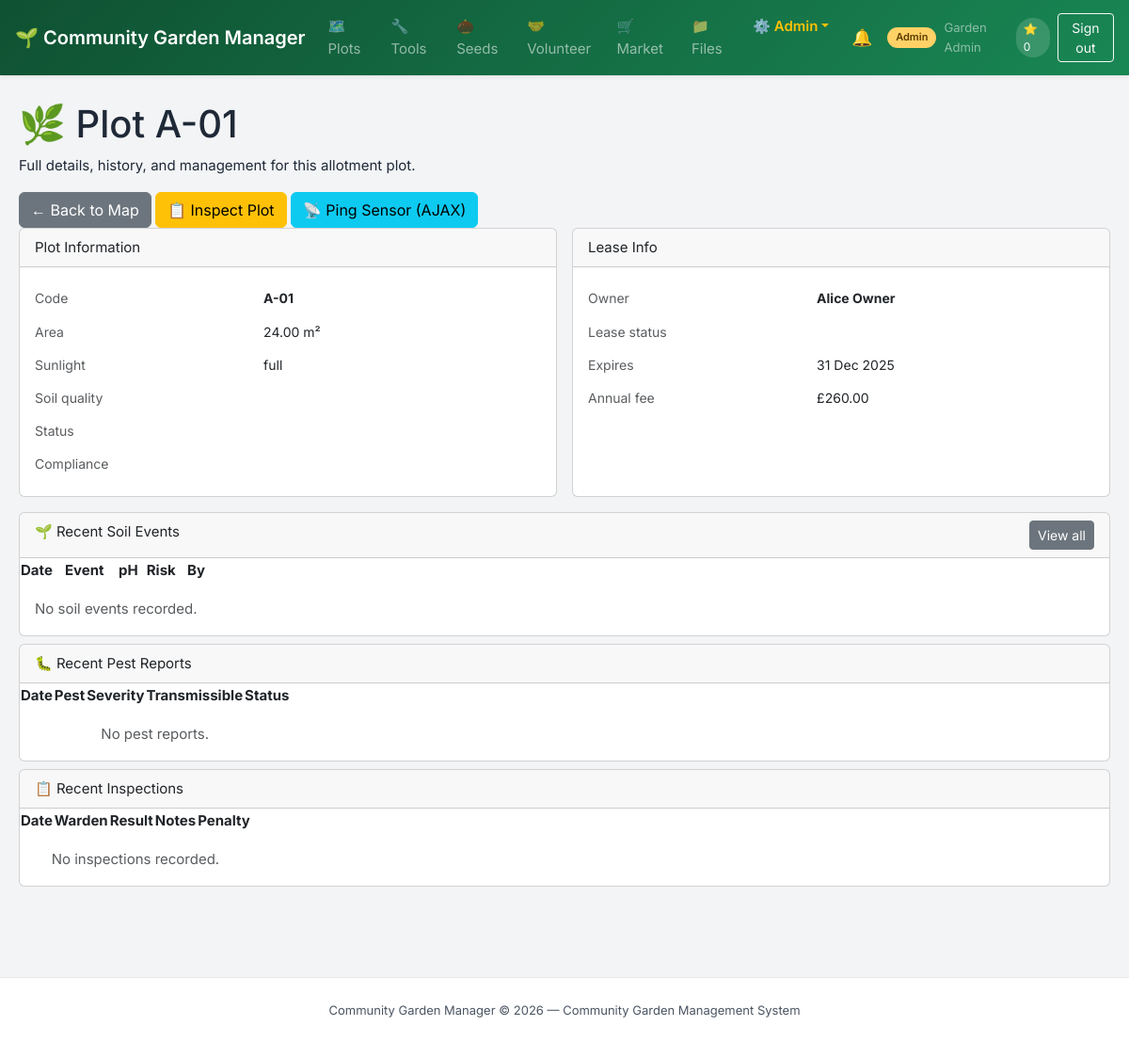
The page /modules/land/plot_detail.php?id=1 (signed in) on the database its author committed.
### tables this page shows
CREATE TABLE `leases` (
  `id` int(11) NOT NULL AUTO_INCREMENT,
  `plot_id` int(11) NOT NULL,
  `user_id` int(11) NOT NULL,
  `start_date` date NOT NULL,
  `end_date` date NOT NULL,
  `base_fee` decimal(10,2) NOT NULL,
  `soil_multiplier` decimal(4,2) DEFAULT 1.00,
  `membership_discount` decimal(4,2) DEFAULT 0.00,
  `total_fee` decimal(10,2) NOT NULL,
  `status` enum('active','expired','terminated','grace_period') DEFAULT 'active',
  `created_at` timestamp NOT NULL DEFAULT current_timestamp(),
  PRIMARY KEY (`id`),
  KEY `plot_id` (`plot_id`),
  KEY `user_id` (`user_id`),
  CONSTRAINT `leases_ibfk_1` FOREIGN KEY (`plot_id`) REFERENCES `plots` (`id`),
  CONSTRAINT `leases_ibfk_2` FOREIGN KEY (`user_id`) REFERENCES `users` (`id`)
);

CREATE TABLE `plots` (
  `id` int(11) NOT NULL AUTO_INCREMENT,
  `plot_code` varchar(20) NOT NULL,
  `boundary_coords` text DEFAULT NULL,
  `area_sqm` decimal(8,2) DEFAULT NULL,
  `sunlight_level` enum('full','partial','shade') DEFAULT 'full',
  `soil_quality` enum('premium','standard','poor') DEFAULT 'standard',
  `status` enum('available','occupied','maintenance','reserved') DEFAULT 'available',
  `compliance_status` enum('compliant','warning','violation') DEFAULT 'compliant',
  `lat` decimal(10,8) DEFAULT NULL,
  `lng` decimal(11,8) DEFAULT NULL,
  `grid_x` tinyint(3) unsigned DEFAULT NULL,
  `grid_y` tinyint(3) unsigned DEFAULT NULL,
  `created_at` timestamp NOT NULL DEFAULT current_timestamp(),
  PRIMARY KEY (`id`),
  UNIQUE KEY `plot_code` (`plot_code`),
  UNIQUE KEY `unique_grid_cell` (`grid_x`,`grid_y`)
);

CREATE TABLE `users` (
  `id` int(11) NOT NULL AUTO_INCREMENT,
  `full_name` varchar(100) NOT NULL,
  `email` varchar(150) NOT NULL,
  `password_hash` varchar(255) NOT NULL,
  `role_id` int(11) NOT NULL DEFAULT 5,
  `phone` varchar(20) DEFAULT NULL,
  `gate_code` varchar(20) DEFAULT NULL,
  `membership_status` enum('standard','premium','senior') DEFAULT 'standard',
  `community_points` int(11) DEFAULT 0,
  `karma_points` int(11) DEFAULT 0,
  `seed_bank_credits` int(11) DEFAULT 0,
  `residency_months` int(11) DEFAULT 0,
  `is_active` tinyint(1) DEFAULT 1,
  `created_at` timestamp NOT NULL DEFAULT current_timestamp(),
  PRIMARY KEY (`id`),
  UNIQUE KEY `email` (`email`),
  UNIQUE KEY `gate_code` (`gate_code`),
  KEY `role_id` (`role_id`),
  CONSTRAINT `users_ibfk_1` FOREIGN KEY (`role_id`) REFERENCES `roles` (`id`)
);

### core/Controller.php (called while the page is built, shortened)
<?php
abstract class Controller {
    protected function model($model) {
        return new $model();
    }
    protected function view($view, $data = []) {
        extract($data);
        require_once __DIR__ . '/../views/' . $view . '.php';
    }
}

### controllers/PlotController.php (called while the page is built, shortened)
<?php
require_once __DIR__ . '/../core/Controller.php';
class PlotController extends Controller {
    public function detail($user) {
        $model = $this->model('PlotModel');
        $id = (int)($_GET['id'] ?? 0);
        $plot = $model->getPlotDetail($id);
        $soilEvents = $model->getSoilEvents($id);
        $pestReports = $model->getPestReports($id);
        $inspections = $model->getInspections($id);
        $this->view('land_plot_detail', [
            'user' => $user,
            'id' => $id,
            'plot' => $plot,
            'soilEvents' => $soilEvents,
            'pestReports' => $pestReports,
            'inspections' => $inspections,
            'pageTitle' => 'Plot Details'
        ]);
    }
}

### modules/land/plot_detail.php (called while the page is built, shortened)
<?php
require_once __DIR__ . '/../../config/db.php';
require_once __DIR__ . '/../../config/constants.php';
$user      = requireLogin();
require_once __DIR__ . '/../../controllers/PlotController.php';
$controller = new PlotController();
$controller->detail($user);

### config/db.php (called while the page is built, shortened)
<?php
class Database {
    private static $instance = null;
    private $connection;
    private function __construct() {
        $dsn = "mysql:host=" . DB_HOST . ";port=" . DB_PORT . ";dbname=" . DB_NAME . ";charset=utf8mb4";
        try {
            $this->connection = new PDO($dsn, DB_USER, DB_PASS, [
                PDO::ATTR_ERRMODE => PDO::ERRMODE_EXCEPTION,
                PDO::ATTR_DEFAULT_FETCH_MODE => PDO::FETCH_ASSOC,
                PDO::ATTR_EMULATE_PREPARES => false,
            ]);
        } catch (PDOException $e) {
            die(json_encode(["error" => "Database connection failed: " . $e->getMessage()]));
        }
    }
    public static function getInstance() {
        if (self::$instance === null) {
            self::$instance = new Database();
        }
        return self::$instance;
    }
    public function getConnection() {
        return $this->connection;
    }
}

### core/Model.php (called while the page is built, shortened)
<?php
require_once __DIR__ . '/../config/db.php';
abstract class Model {
    public function __construct() {
        $this->db = Database::getInstance()->getConnection();
    }
}

### models/PlotModel.php (called while the page is built, shortened)
<?php
require_once __DIR__ . '/../core/Model.php';
class PlotModel extends Model {
    public function getPlotDetail($id) {
        $stmt = $this->db->prepare("SELECT p.*, l.user_id AS owner_id, l.end_date, l.total_fee, l.status AS lease_status, u.full_name AS owner_name
                      FROM plots p LEFT JOIN leases l ON l.plot_id=p.id AND l.status='active' LEFT JOIN users u ON l.user_id=u.id WHERE p.id=?");
        $stmt->execute([$id]);
        $plot = $stmt->fetch();
        if ($plot) {
            $plot['status'] = $plot['status'] ?? 'available';
            if (!empty($plot['lease_status']) && $plot['lease_status'] === 'active') {
                $plot['status'] = 'occupied';
            }
            $plot['compliance_status'] = $plot['compliance_status'] ?? 'compliant';
            $plot['plot_code'] = $plot['plot_code'] ?? 'Unknown';
            $plot['area_sqm'] = $plot['area_sqm'] ?? 0;
            $plot['sunlight_level'] = $plot['sunlight_level'] ?? 'medium';
            $plot['soil_quality'] = $plot['soil_quality'] ?? 'medium';
        }
        return $plot;
    }
    public function getSoilEvents($plotId, $limit=5) {
        $limit = (int)$limit;
        $stmt = $this->db->prepare("SELECT se.*, u.full_name FROM soil_events se JOIN users u ON se.user_id=u.id WHERE se.plot_id=? ORDER BY se.recorded_at DESC LIMIT {$limit}");
        $stmt->execute([$plotId]);
        return $stmt->fetchAll();
    }
    public function getPestReports($plotId, $limit=5) {
        $limit = (int)$limit;
        $stmt = $this->db->prepare("SELECT * FROM pest_reports WHERE plot_id=? ORDER BY reported_at DESC LIMIT {$limit}");
        $stmt->execute([$plotId]);
        return $stmt->fetchAll();
    }
    public function getInspections($plotId, $limit=3) {
        $limit = (int)$limit;
        $stmt = $this->db->prepare("SELECT i.*, u.full_name AS warden FROM inspections i JOIN users u ON i.warden_id=u.id WHERE i.plot_id=? ORDER BY i.inspected_at DESC LIMIT {$limit}");
        $stmt->execute([$plotId]);
        return $stmt->fetchAll();
    }
}

### config/constants.php (called while the page is built, shortened)
<?php
function e(string $s): string {
    return htmlspecialchars($s, ENT_QUOTES | ENT_SUBSTITUTE, 'UTF-8');
}

### views/land_plot_detail.php (the view, shortened to what this page needs)
<?php require_once __DIR__ . '/../includes/header.php'; ?>
<div class="page-header">
    <h1>🌿 Plot <?= e($plot['plot_code']) ?></h1>
    <p>Full details, history, and management for this allotment plot.</p>
</div>
<div class="page-actions">
    <a href="plots.php" class="btn btn-secondary">← Back to Map</a>
    <?php if (in_array($user['role_name'],['admin','warden'])): ?>
        <a href="pest_report.php" class="btn btn-warning">📋 Inspect Plot</a>
    <?php endif; ?>
    <button id="ajaxPingBtn" class="btn btn-info" onclick="pingSensor(<?= $id ?>)">📡 Ping Sensor (AJAX)</button>
</div>
<div style="display:grid;grid-template-columns:1fr 1fr;gap:1rem;margin-bottom:1rem">
    <div class="card">
        <div class="card-header">Plot Information</div>
        <div class="card-body">
            <table style="width:100%;font-size:14px">
                <tr><td class="text-muted" style="padding:.4rem 0;width:45%">Code</td><td><strong><?= e($plot['plot_code']) ?></strong></td></tr>
                <tr><td class="text-muted" style="padding:.4rem 0">Area</td><td><?= e($plot['area_sqm']) ?> m²</td></tr>
                <tr><td class="text-muted" style="padding:.4rem 0">Sunlight</td><td><?= e($plot['sunlight_level']) ?></td></tr>
                <tr><td class="text-muted" style="padding:.4rem 0">Soil quality</td><td><span class="badge badge-<?= ['premium'=>'success','standard'=>'info','poor'=>'warning'][$plot['soil_quality']]??'secondary' ?>"><?= e($plot['soil_quality']) ?></span></td></tr>
                <tr><td class="text-muted" style="padding:.4rem 0">Status</td><td><span class="badge badge-<?= ['available'=>'success','occupied'=>'danger','maintenance'=>'warning'][$plot['status']]??'secondary' ?>"><?= e($plot['status']) ?></span></td></tr>
                <tr><td class="text-muted" style="padding:.4rem 0">Compliance</td><td><span class="badge badge-<?= ['compliant'=>'success','warning'=>'warning','violation'=>'danger'][$plot['compliance_status']]??'secondary' ?>"><?= e($plot['compliance_status']) ?></span></td></tr>
            </table>
        </div>
    </div>
    <div class="card">
        <div class="card-header">Lease Info</div>
        <div class="card-body">
            <?php if ($plot['owner_name']): ?>
            <table style="width:100%;font-size:14px">
                <tr><td class="text-muted" style="padding:.4rem 0;width:45%">Owner</td><td><strong><?= e($plot['owner_name']) ?></strong></td></tr>
                <tr><td class="text-muted" style="padding:.4rem 0">Lease status</td><td><span class="badge badge-success"><?= e($plot['lease_status']) ?></span></td></tr>
                <tr><td class="text-muted" style="padding:.4rem 0">Expires</td><td><?= date('d M Y', strtotime($plot['end_date'])) ?></td></tr>
                <tr><td class="text-muted" style="padding:.4rem 0">Annual fee</td><td>£<?= number_format((float)$plot['total_fee'],2) ?></td></tr>
            </table>
            <?php endif; ?>
        </div>
    </div>
</div>
<div class="card mb-2">
    <div class="card-header">🌱 Recent Soil Events <a href="soil.php?plot_id=<?= $id ?>" class="btn btn-sm btn-secondary" style="float:right">View all</a></div>
    <div class="table-wrap">
        <table>
            <thead><tr><th>Date</th><th>Event</th><th>pH</th><th>Risk</th><th>By</th></tr></thead>
            <tbody>
            <?php if ($soilEvents): foreach ($soilEvents as $se): ?>
            <tr>
                <td><?= date('d M Y', strtotime($se['recorded_at'])) ?></td>
                <td><?= e(str_replace('_',' ',$se['event_type'])) ?></td>
                <td><?= $se['ph_level'] !== null ? $se['ph_level'] : '—' ?></td>
                <td><?= $se['is_at_risk'] ? '<span class="badge badge-danger">⚠️ At risk</span>' : '<span class="badge badge-success">OK</span>' ?></td>
                <td><?= e($se['full_name']) ?></td>
            </tr>
            <?php endforeach; else: ?>
            <tr><td colspan="5" class="text-muted" style="text-align:center;padding:1rem">No soil events recorded.</td></tr>
            <?php endif; ?>
            </tbody>
        </table>
    </div>
</div>
<div class="card mb-2">
    <div class="card-header">🐛 Recent Pest Reports</div>
    <div class="table-wrap">
        <table>
            <thead><tr><th>Date</th><th>Pest</th><th>Severity</th><th>Transmissible</th><th>Status</th></tr></thead>
            <tbody>
            <?php if ($pestReports): foreach ($pestReports as $pr): ?>
            <tr>
                <td><?= date('d M Y', strtotime($pr['reported_at'])) ?></td>
                <td><?= e($pr['pest_type']) ?></td>
                <td><span class="badge badge-<?= ['low'=>'info','medium'=>'warning','high'=>'danger'][$pr['severity']]??'secondary' ?>"><?= e($pr['severity']) ?></span></td>
                <td><?= $pr['is_transmissible'] ? '⚠️ Yes' : 'No' ?></td>
                <td><span class="badge badge-<?= ['open'=>'warning','resolved'=>'success'][$pr['status']]??'secondary' ?>"><?= e($pr['status']) ?></span></td>
            </tr>
            <?php endforeach; else: ?>
            <tr><td colspan="5" class="text-muted" style="text-align:center;padding:1rem">No pest reports.</td></tr>
            <?php endif; ?>
            </tbody>
        </table>
    </div>
</div>
<div class="card">
    <div class="card-header">📋 Recent Inspections</div>
    <div class="table-wrap">
        <table>
            <thead><tr><th>Date</th><th>Warden</th><th>Result</th><th>Notes</th><th>Penalty</th></tr></thead>
            <tbody>
            <?php if ($inspections): foreach ($inspections as $ins): ?>
            <tr>
                <td><?= date('d M Y', strtotime($ins['inspected_at'])) ?></td>
                <td><?= e($ins['warden']) ?></td>
                <td><span class="badge badge-<?= ['pass'=>'success','warning'=>'warning','fail'=>'danger'][$ins['result']]??'secondary' ?>"><?= e($ins['result']) ?></span></td>
                <td><?= e(substr($ins['notes'],0,60)) ?>...</td>
                <td><?= $ins['penalty_applied']>0 ? '£'.number_format($ins['penalty_applied'],2) : '—' ?></td>
            </tr>
            <?php endforeach; else: ?>
            <tr><td colspan="5" class="text-muted" style="text-align:center;padding:1rem">No inspections recorded.</td></tr>
            <?php endif; ?>
            </tbody>
        </table>
    </div>
</div>
<?php require_once __DIR__ . '/../includes/footer.php'; ?>

### assets/css/style.css (style rules this page uses)
:root { --green-dark: #0f5132; --green-mid: #198754; --green-light: #4ade80; --green-pale: #D1FAE5; --amber: #F59E0B; --amber-dark: #B45309; --coral: #EF4444; --blue: #3B82F6; --blue-pale: #DBEAFE; --gray-100: #F3F4F6; --gray-200: #E5E7EB; --gray-400: #9CA3AF; --gray-600: #4B5563; --gray-800: #1F2937; --white: #ffffff; --shadow-sm: 0 1px 3px rgba(0, 0, 0, 0.1), 0 1px 2px rgba(0, 0, 0, 0.06); --shadow-md: 0 4px 6px -1px rgba(0, 0, 0, 0.1), 0 2px 4px -1px rgba(0, 0, 0, 0.06); --radius: 8px; --radius-lg: 12px; --font: 'Inter', 'Segoe UI', system-ui, sans-serif; }
body { font-family: var(--font); font-size: 15px; color: var(--gray-800); background: var(--gray-100); line-height: 1.6; display: flex; flex-direction: column; min-height: 100vh; }
a { color: var(--green-mid); text-decoration: none; }
.table-wrap { overflow-x: auto; }

### rows shown on the page
leases: plot.plot_code "A-01", plot.area_sqm "24.00", plot.sunlight_level "full", user.full_name "Alice Owner", end_date "31 Dec 2025", total_fee "260.00"

### other values the page prints
APP_NAME "Community Garden Manager"
$role "Admin"
$user['full_name'] "Garden Admin"
$user['karma'] "0"
